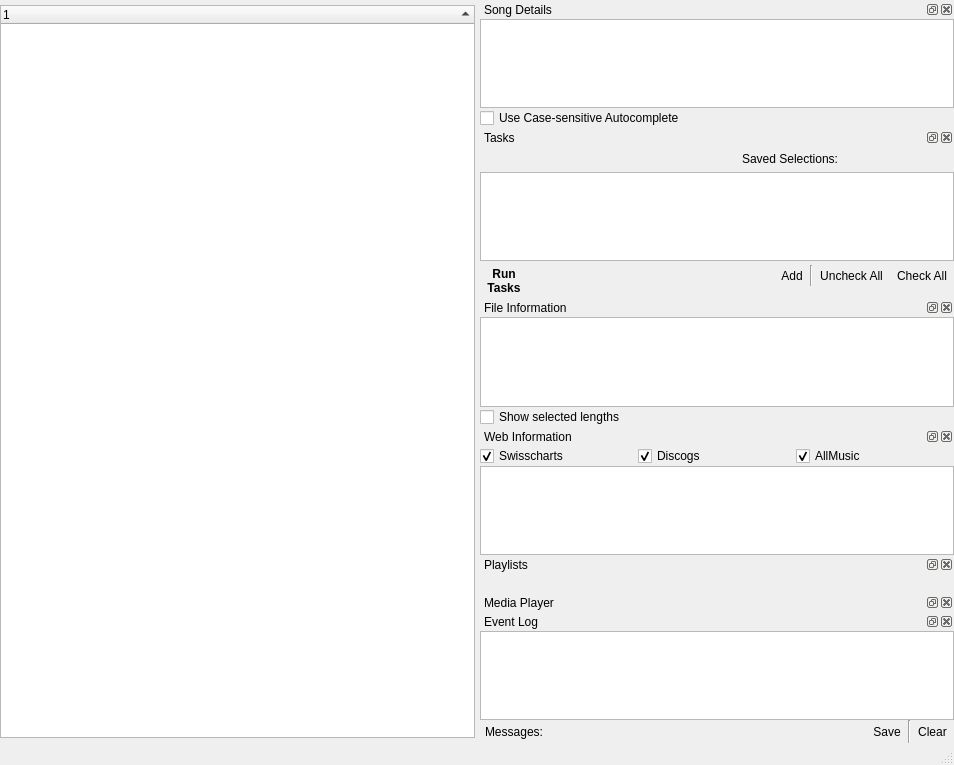
<?xml version="1.0" encoding="UTF-8"?>
<ui version="4.0">
 <class>QUMainWindow</class>
 <widget class="QMainWindow" name="QUMainWindow">
  <property name="geometry">
   <rect>
    <x>0</x>
    <y>0</y>
    <width>954</width>
    <height>765</height>
   </rect>
  </property>
  <property name="minimumSize">
   <size>
    <width>954</width>
    <height>0</height>
   </size>
  </property>
  <property name="acceptDrops">
   <bool>false</bool>
  </property>
  <property name="windowTitle">
   <string>S</string>
  </property>
  <property name="windowIcon">
   <iconset resource="resources/UltraStar-Manager.qrc">
    <normaloff>:/icons/UltraStar-Manager16.png</normaloff>:/icons/UltraStar-Manager16.png</iconset>
  </property>
  <widget class="QWidget" name="centralwidget">
   <layout class="QHBoxLayout" name="horizontalLayout_4">
    <property name="spacing">
     <number>5</number>
    </property>
    <property name="leftMargin">
     <number>0</number>
    </property>
    <property name="topMargin">
     <number>0</number>
    </property>
    <property name="rightMargin">
     <number>0</number>
    </property>
    <property name="bottomMargin">
     <number>0</number>
    </property>
    <item>
     <layout class="QVBoxLayout" name="treeLayout">
      <property name="spacing">
       <number>5</number>
      </property>
      <item>
       <widget class="QUFilterArea" name="filterArea" native="true"/>
      </item>
      <item>
       <widget class="QUSongTree" name="songTree">
        <property name="sizePolicy">
         <sizepolicy hsizetype="Expanding" vsizetype="Expanding">
          <horstretch>0</horstretch>
          <verstretch>0</verstretch>
         </sizepolicy>
        </property>
        <property name="contextMenuPolicy">
         <enum>Qt::CustomContextMenu</enum>
        </property>
        <property name="acceptDrops">
         <bool>true</bool>
        </property>
        <property name="dragEnabled">
         <bool>false</bool>
        </property>
        <property name="dragDropMode">
         <enum>QAbstractItemView::DropOnly</enum>
        </property>
        <property name="alternatingRowColors">
         <bool>true</bool>
        </property>
        <property name="selectionMode">
         <enum>QAbstractItemView::ExtendedSelection</enum>
        </property>
        <property name="selectionBehavior">
         <enum>QAbstractItemView::SelectRows</enum>
        </property>
        <property name="uniformRowHeights">
         <bool>true</bool>
        </property>
        <property name="sortingEnabled">
         <bool>true</bool>
        </property>
        <property name="animated">
         <bool>false</bool>
        </property>
        <property name="allColumnsShowFocus">
         <bool>false</bool>
        </property>
        <attribute name="headerDefaultSectionSize">
         <number>27</number>
        </attribute>
        <attribute name="headerMinimumSectionSize">
         <number>27</number>
        </attribute>
        <column>
         <property name="text">
          <string notr="true">1</string>
         </property>
        </column>
       </widget>
      </item>
      <item>
       <widget class="QUMontyArea" name="montyArea" native="true"/>
      </item>
     </layout>
    </item>
    <item>
     <layout class="QVBoxLayout" name="dockLayout">
      <property name="spacing">
       <number>0</number>
      </property>
      <item>
       <widget class="QDockWidget" name="detailsDock">
        <property name="windowTitle">
         <string>Song Details</string>
        </property>
        <widget class="QWidget" name="dockWidgetContents">
         <layout class="QVBoxLayout">
          <property name="spacing">
           <number>0</number>
          </property>
          <property name="leftMargin">
           <number>0</number>
          </property>
          <property name="topMargin">
           <number>0</number>
          </property>
          <property name="rightMargin">
           <number>0</number>
          </property>
          <property name="bottomMargin">
           <number>0</number>
          </property>
          <item>
           <widget class="QUDetailsTable" name="detailsTable">
            <property name="sizePolicy">
             <sizepolicy hsizetype="Preferred" vsizetype="Expanding">
              <horstretch>0</horstretch>
              <verstretch>0</verstretch>
             </sizepolicy>
            </property>
            <property name="minimumSize">
             <size>
              <width>100</width>
              <height>0</height>
             </size>
            </property>
            <property name="baseSize">
             <size>
              <width>100</width>
              <height>0</height>
             </size>
            </property>
            <property name="editTriggers">
             <set>QAbstractItemView::AnyKeyPressed|QAbstractItemView::DoubleClicked|QAbstractItemView::EditKeyPressed</set>
            </property>
            <property name="showDropIndicator" stdset="0">
             <bool>true</bool>
            </property>
            <property name="alternatingRowColors">
             <bool>false</bool>
            </property>
            <property name="selectionMode">
             <enum>QAbstractItemView::SingleSelection</enum>
            </property>
            <property name="selectionBehavior">
             <enum>QAbstractItemView::SelectRows</enum>
            </property>
            <property name="showGrid">
             <bool>false</bool>
            </property>
            <property name="gridStyle">
             <enum>Qt::DashLine</enum>
            </property>
            <property name="wordWrap">
             <bool>false</bool>
            </property>
            <property name="cornerButtonEnabled">
             <bool>false</bool>
            </property>
           </widget>
          </item>
          <item>
           <widget class="QCheckBox" name="completerChk">
            <property name="toolTip">
             <string>If checked, the auto-completion considers the case of the input.</string>
            </property>
            <property name="text">
             <string>Use Case-sensitive Autocomplete</string>
            </property>
           </widget>
          </item>
         </layout>
        </widget>
       </widget>
      </item>
      <item>
       <widget class="QDockWidget" name="tasksDock">
        <property name="windowTitle">
         <string>Tasks</string>
        </property>
        <widget class="QWidget" name="dockWidgetContents_2">
         <layout class="QVBoxLayout">
          <property name="spacing">
           <number>2</number>
          </property>
          <property name="leftMargin">
           <number>0</number>
          </property>
          <property name="topMargin">
           <number>0</number>
          </property>
          <property name="rightMargin">
           <number>0</number>
          </property>
          <property name="bottomMargin">
           <number>0</number>
          </property>
          <item>
           <layout class="QHBoxLayout">
            <property name="spacing">
             <number>5</number>
            </property>
            <item>
             <spacer name="horizontalSpacer_2">
              <property name="orientation">
               <enum>Qt::Horizontal</enum>
              </property>
              <property name="sizeHint" stdset="0">
               <size>
                <width>40</width>
                <height>20</height>
               </size>
              </property>
             </spacer>
            </item>
            <item>
             <widget class="QLabel" name="label">
              <property name="text">
               <string>Saved Selections:</string>
              </property>
             </widget>
            </item>
            <item>
             <widget class="QToolButton" name="tasksSlot1Btn">
              <property name="text">
               <string notr="true"/>
              </property>
              <property name="icon">
               <iconset resource="resources/UltraStar-Manager.qrc">
                <normaloff>:/marks/flag_blue.png</normaloff>:/marks/flag_blue.png</iconset>
              </property>
              <property name="checkable">
               <bool>true</bool>
              </property>
              <property name="autoExclusive">
               <bool>true</bool>
              </property>
              <property name="autoRaise">
               <bool>true</bool>
              </property>
             </widget>
            </item>
            <item>
             <widget class="QToolButton" name="tasksSlot2Btn">
              <property name="text">
               <string notr="true"/>
              </property>
              <property name="icon">
               <iconset resource="resources/UltraStar-Manager.qrc">
                <normaloff>:/marks/flag_green.png</normaloff>:/marks/flag_green.png</iconset>
              </property>
              <property name="checkable">
               <bool>true</bool>
              </property>
              <property name="autoExclusive">
               <bool>true</bool>
              </property>
              <property name="autoRaise">
               <bool>true</bool>
              </property>
             </widget>
            </item>
            <item>
             <widget class="QToolButton" name="tasksSlot3Btn">
              <property name="text">
               <string notr="true"/>
              </property>
              <property name="icon">
               <iconset resource="resources/UltraStar-Manager.qrc">
                <normaloff>:/marks/flag_yellow.png</normaloff>:/marks/flag_yellow.png</iconset>
              </property>
              <property name="checkable">
               <bool>true</bool>
              </property>
              <property name="autoExclusive">
               <bool>true</bool>
              </property>
              <property name="autoRaise">
               <bool>true</bool>
              </property>
             </widget>
            </item>
            <item>
             <widget class="QToolButton" name="tasksSlot4Btn">
              <property name="text">
               <string notr="true"/>
              </property>
              <property name="icon">
               <iconset resource="resources/UltraStar-Manager.qrc">
                <normaloff>:/marks/flag_red.png</normaloff>:/marks/flag_red.png</iconset>
              </property>
              <property name="checkable">
               <bool>true</bool>
              </property>
              <property name="autoExclusive">
               <bool>true</bool>
              </property>
              <property name="autoRaise">
               <bool>true</bool>
              </property>
             </widget>
            </item>
           </layout>
          </item>
          <item>
           <widget class="QUTaskList" name="taskList">
            <property name="sizePolicy">
             <sizepolicy hsizetype="Expanding" vsizetype="Expanding">
              <horstretch>0</horstretch>
              <verstretch>0</verstretch>
             </sizepolicy>
            </property>
            <property name="editTriggers">
             <set>QAbstractItemView::NoEditTriggers</set>
            </property>
            <property name="alternatingRowColors">
             <bool>false</bool>
            </property>
            <property name="selectionMode">
             <enum>QAbstractItemView::SingleSelection</enum>
            </property>
           </widget>
          </item>
          <item>
           <layout class="QHBoxLayout">
            <property name="spacing">
             <number>5</number>
            </property>
            <property name="leftMargin">
             <number>0</number>
            </property>
            <property name="rightMargin">
             <number>0</number>
            </property>
            <property name="bottomMargin">
             <number>0</number>
            </property>
            <item>
             <widget class="QToolButton" name="taskBtn">
              <property name="font">
               <font>
                <weight>75</weight>
                <bold>true</bold>
               </font>
              </property>
              <property name="toolTip">
               <string>Apply all checked tasks to all selected songs. (Ctrl+R)</string>
              </property>
              <property name="text">
               <string>Run
Tasks</string>
              </property>
              <property name="icon">
               <iconset resource="resources/UltraStar-Manager.qrc">
                <normaloff>:/control/play32.png</normaloff>:/control/play32.png</iconset>
              </property>
              <property name="iconSize">
               <size>
                <width>32</width>
                <height>32</height>
               </size>
              </property>
              <property name="shortcut">
               <string>Ctrl+R</string>
              </property>
              <property name="toolButtonStyle">
               <enum>Qt::ToolButtonTextBesideIcon</enum>
              </property>
              <property name="autoRaise">
               <bool>true</bool>
              </property>
             </widget>
            </item>
            <item>
             <spacer>
              <property name="orientation">
               <enum>Qt::Horizontal</enum>
              </property>
              <property name="sizeHint" stdset="0">
               <size>
                <width>40</width>
                <height>20</height>
               </size>
              </property>
             </spacer>
            </item>
            <item>
             <layout class="QVBoxLayout">
              <property name="spacing">
               <number>0</number>
              </property>
              <item>
               <layout class="QHBoxLayout">
                <property name="spacing">
                 <number>0</number>
                </property>
                <item>
                 <widget class="QToolButton" name="addTaskBtn">
                  <property name="text">
                   <string>Add</string>
                  </property>
                  <property name="icon">
                   <iconset resource="resources/UltraStar-Manager.qrc">
                    <normaloff>:/marks/add.png</normaloff>:/marks/add.png</iconset>
                  </property>
                  <property name="toolButtonStyle">
                   <enum>Qt::ToolButtonTextBesideIcon</enum>
                  </property>
                  <property name="autoRaise">
                   <bool>true</bool>
                  </property>
                  <property name="arrowType">
                   <enum>Qt::NoArrow</enum>
                  </property>
                 </widget>
                </item>
                <item>
                 <widget class="Line" name="line">
                  <property name="orientation">
                   <enum>Qt::Vertical</enum>
                  </property>
                 </widget>
                </item>
                <item>
                 <widget class="QToolButton" name="noTasksBtn">
                  <property name="toolTip">
                   <string>Uncheck all tasks</string>
                  </property>
                  <property name="text">
                   <string>Uncheck All</string>
                  </property>
                  <property name="icon">
                   <iconset resource="resources/UltraStar-Manager.qrc">
                    <normaloff>:/control/uncheck_tasks.png</normaloff>:/control/uncheck_tasks.png</iconset>
                  </property>
                  <property name="autoRaise">
                   <bool>true</bool>
                  </property>
                 </widget>
                </item>
                <item>
                 <widget class="QToolButton" name="allTasksBtn">
                  <property name="toolTip">
                   <string>Check all tasks</string>
                  </property>
                  <property name="text">
                   <string>Check All</string>
                  </property>
                  <property name="icon">
                   <iconset resource="resources/UltraStar-Manager.qrc">
                    <normaloff>:/control/check_tasks.png</normaloff>:/control/check_tasks.png</iconset>
                  </property>
                  <property name="toolButtonStyle">
                   <enum>Qt::ToolButtonIconOnly</enum>
                  </property>
                  <property name="autoRaise">
                   <bool>true</bool>
                  </property>
                 </widget>
                </item>
               </layout>
              </item>
              <item>
               <spacer>
                <property name="orientation">
                 <enum>Qt::Vertical</enum>
                </property>
                <property name="sizeType">
                 <enum>QSizePolicy::Minimum</enum>
                </property>
                <property name="sizeHint" stdset="0">
                 <size>
                  <width>20</width>
                  <height>10</height>
                 </size>
                </property>
               </spacer>
              </item>
             </layout>
            </item>
           </layout>
          </item>
         </layout>
        </widget>
       </widget>
      </item>
      <item>
       <widget class="QDockWidget" name="previewDock">
        <property name="windowTitle">
         <string>File Information</string>
        </property>
        <widget class="QWidget" name="dockWidgetContents_4">
         <layout class="QVBoxLayout" name="verticalLayout">
          <property name="spacing">
           <number>0</number>
          </property>
          <property name="leftMargin">
           <number>0</number>
          </property>
          <property name="topMargin">
           <number>0</number>
          </property>
          <property name="rightMargin">
           <number>0</number>
          </property>
          <property name="bottomMargin">
           <number>0</number>
          </property>
          <item>
           <widget class="QUPreviewTree" name="previewTree">
            <property name="textElideMode">
             <enum>Qt::ElideRight</enum>
            </property>
            <attribute name="headerVisible">
             <bool>false</bool>
            </attribute>
            <column>
             <property name="text">
              <string>1</string>
             </property>
            </column>
           </widget>
          </item>
          <item>
           <widget class="QCheckBox" name="calculateTimeChk">
            <property name="text">
             <string>Show selected lengths</string>
            </property>
           </widget>
          </item>
         </layout>
        </widget>
       </widget>
      </item>
      <item>
       <widget class="QDockWidget" name="webInfoDock">
        <property name="windowTitle">
         <string>Web Information</string>
        </property>
        <widget class="QWidget" name="dockWidgetContents_7">
         <layout class="QVBoxLayout" name="verticalLayout_3">
          <property name="spacing">
           <number>0</number>
          </property>
          <property name="leftMargin">
           <number>0</number>
          </property>
          <property name="topMargin">
           <number>0</number>
          </property>
          <property name="rightMargin">
           <number>0</number>
          </property>
          <property name="bottomMargin">
           <number>0</number>
          </property>
          <item>
           <layout class="QHBoxLayout" name="horizontalLayout_6">
            <property name="topMargin">
             <number>0</number>
            </property>
            <item>
             <widget class="QCheckBox" name="swisschartsChk">
              <property name="text">
               <string>Swisscharts</string>
              </property>
              <property name="icon">
               <iconset resource="resources/UltraStar-Manager.qrc">
                <normaloff>:/faviconSwissCharts.ico</normaloff>:/faviconSwissCharts.ico</iconset>
              </property>
              <property name="iconSize">
               <size>
                <width>12</width>
                <height>12</height>
               </size>
              </property>
              <property name="checked">
               <bool>true</bool>
              </property>
             </widget>
            </item>
            <item>
             <widget class="QCheckBox" name="discogsChk">
              <property name="text">
               <string>Discogs</string>
              </property>
              <property name="icon">
               <iconset resource="resources/UltraStar-Manager.qrc">
                <normaloff>:/faviconDiscogs.ico</normaloff>:/faviconDiscogs.ico</iconset>
              </property>
              <property name="iconSize">
               <size>
                <width>12</width>
                <height>12</height>
               </size>
              </property>
              <property name="checked">
               <bool>true</bool>
              </property>
             </widget>
            </item>
            <item>
             <widget class="QCheckBox" name="allmusicChk">
              <property name="text">
               <string>AllMusic</string>
              </property>
              <property name="icon">
               <iconset resource="resources/UltraStar-Manager.qrc">
                <normaloff>:/faviconAllMusic.ico</normaloff>:/faviconAllMusic.ico</iconset>
              </property>
              <property name="iconSize">
               <size>
                <width>12</width>
                <height>12</height>
               </size>
              </property>
              <property name="checked">
               <bool>true</bool>
              </property>
             </widget>
            </item>
           </layout>
          </item>
          <item>
           <widget class="QUWebInfoTree" name="webInfoTree">
            <property name="textElideMode">
             <enum>Qt::ElideRight</enum>
            </property>
            <property name="columnCount">
             <number>3</number>
            </property>
            <attribute name="headerVisible">
             <bool>false</bool>
            </attribute>
            <attribute name="headerCascadingSectionResizes">
             <bool>true</bool>
            </attribute>
            <column>
             <property name="text">
              <string notr="true">1</string>
             </property>
            </column>
            <column>
             <property name="text">
              <string notr="true">2</string>
             </property>
            </column>
            <column>
             <property name="text">
              <string notr="true">3</string>
             </property>
            </column>
           </widget>
          </item>
         </layout>
        </widget>
       </widget>
      </item>
      <item>
       <widget class="QDockWidget" name="playlistDock">
        <property name="minimumSize">
         <size>
          <width>80</width>
          <height>38</height>
         </size>
        </property>
        <property name="toolTip">
         <string/>
        </property>
        <property name="windowTitle">
         <string>Playlists</string>
        </property>
        <widget class="QWidget" name="dockWidgetContents_5">
         <layout class="QHBoxLayout" name="horizontalLayout">
          <property name="spacing">
           <number>0</number>
          </property>
          <property name="leftMargin">
           <number>0</number>
          </property>
          <property name="topMargin">
           <number>0</number>
          </property>
          <property name="rightMargin">
           <number>0</number>
          </property>
          <property name="bottomMargin">
           <number>0</number>
          </property>
          <item>
           <widget class="QUPlaylistArea" name="playlistArea" native="true"/>
          </item>
         </layout>
        </widget>
       </widget>
      </item>
      <item>
       <widget class="QDockWidget" name="mediaPlayerDock">
        <property name="windowTitle">
         <string>Media Player</string>
        </property>
        <widget class="QWidget" name="dockWidgetContents_6">
         <layout class="QVBoxLayout" name="verticalLayout_2">
          <property name="spacing">
           <number>0</number>
          </property>
          <property name="leftMargin">
           <number>0</number>
          </property>
          <property name="topMargin">
           <number>0</number>
          </property>
          <property name="rightMargin">
           <number>0</number>
          </property>
          <property name="bottomMargin">
           <number>0</number>
          </property>
          <item>
           <widget class="QUMediaPlayer" name="mediaplayer" native="true"/>
          </item>
         </layout>
        </widget>
       </widget>
      </item>
      <item>
       <widget class="QDockWidget" name="eventsDock">
        <property name="windowTitle">
         <string>Event Log</string>
        </property>
        <widget class="QWidget" name="dockWidgetContents_3">
         <layout class="QVBoxLayout">
          <property name="spacing">
           <number>0</number>
          </property>
          <property name="leftMargin">
           <number>0</number>
          </property>
          <property name="topMargin">
           <number>0</number>
          </property>
          <property name="rightMargin">
           <number>0</number>
          </property>
          <property name="bottomMargin">
           <number>0</number>
          </property>
          <item>
           <widget class="QListWidget" name="log">
            <property name="sizePolicy">
             <sizepolicy hsizetype="Preferred" vsizetype="Preferred">
              <horstretch>0</horstretch>
              <verstretch>0</verstretch>
             </sizepolicy>
            </property>
            <property name="maximumSize">
             <size>
              <width>16777215</width>
              <height>16777215</height>
             </size>
            </property>
            <property name="palette">
             <palette>
              <active>
               <colorrole role="Base">
                <brush brushstyle="SolidPattern">
                 <color alpha="255">
                  <red>255</red>
                  <green>255</green>
                  <blue>255</blue>
                 </color>
                </brush>
               </colorrole>
              </active>
              <inactive>
               <colorrole role="Base">
                <brush brushstyle="SolidPattern">
                 <color alpha="255">
                  <red>255</red>
                  <green>255</green>
                  <blue>255</blue>
                 </color>
                </brush>
               </colorrole>
              </inactive>
              <disabled>
               <colorrole role="Base">
                <brush brushstyle="SolidPattern">
                 <color alpha="255">
                  <red>212</red>
                  <green>208</green>
                  <blue>200</blue>
                 </color>
                </brush>
               </colorrole>
              </disabled>
             </palette>
            </property>
            <property name="selectionMode">
             <enum>QAbstractItemView::ContiguousSelection</enum>
            </property>
            <property name="selectionBehavior">
             <enum>QAbstractItemView::SelectRows</enum>
            </property>
            <property name="isWrapping" stdset="0">
             <bool>false</bool>
            </property>
            <property name="wordWrap">
             <bool>false</bool>
            </property>
           </widget>
          </item>
          <item>
           <layout class="QHBoxLayout" name="horizontalLayout_5">
            <property name="spacing">
             <number>0</number>
            </property>
            <property name="sizeConstraint">
             <enum>QLayout::SetDefaultConstraint</enum>
            </property>
            <property name="leftMargin">
             <number>0</number>
            </property>
            <property name="topMargin">
             <number>0</number>
            </property>
            <item>
             <layout class="QHBoxLayout" name="horizontalLayout_3">
              <property name="spacing">
               <number>5</number>
              </property>
              <property name="leftMargin">
               <number>5</number>
              </property>
              <property name="rightMargin">
               <number>0</number>
              </property>
              <item>
               <widget class="QLabel" name="label_2">
                <property name="text">
                 <string>Messages:</string>
                </property>
                <property name="margin">
                 <number>0</number>
                </property>
               </widget>
              </item>
              <item>
               <layout class="QHBoxLayout" name="horizontalLayout_2">
                <property name="spacing">
                 <number>0</number>
                </property>
                <property name="rightMargin">
                 <number>0</number>
                </property>
                <item>
                 <widget class="QToolButton" name="showInfosBtn">
                  <property name="toolTip">
                   <string>Information</string>
                  </property>
                  <property name="text">
                   <string notr="true"/>
                  </property>
                  <property name="icon">
                   <iconset resource="resources/UltraStar-Manager.qrc">
                    <normaloff>:/marks/information.png</normaloff>:/marks/information.png</iconset>
                  </property>
                  <property name="checkable">
                   <bool>true</bool>
                  </property>
                  <property name="autoRaise">
                   <bool>true</bool>
                  </property>
                 </widget>
                </item>
                <item>
                 <widget class="QToolButton" name="showHelpBtn">
                  <property name="toolTip">
                   <string>Hints and tips</string>
                  </property>
                  <property name="text">
                   <string notr="true"/>
                  </property>
                  <property name="icon">
                   <iconset resource="resources/UltraStar-Manager.qrc">
                    <normaloff>:/marks/help.png</normaloff>:/marks/help.png</iconset>
                  </property>
                  <property name="checkable">
                   <bool>true</bool>
                  </property>
                  <property name="autoRaise">
                   <bool>true</bool>
                  </property>
                 </widget>
                </item>
                <item>
                 <widget class="QToolButton" name="showSaveHintsBtn">
                  <property name="toolTip">
                   <string>Save hints</string>
                  </property>
                  <property name="text">
                   <string notr="true"/>
                  </property>
                  <property name="icon">
                   <iconset resource="resources/UltraStar-Manager.qrc">
                    <normaloff>:/marks/disk.png</normaloff>:/marks/disk.png</iconset>
                  </property>
                  <property name="checkable">
                   <bool>true</bool>
                  </property>
                  <property name="autoRaise">
                   <bool>true</bool>
                  </property>
                 </widget>
                </item>
                <item>
                 <widget class="QToolButton" name="showWarningsBtn">
                  <property name="toolTip">
                   <string>Warnings</string>
                  </property>
                  <property name="text">
                   <string notr="true"/>
                  </property>
                  <property name="icon">
                   <iconset resource="resources/UltraStar-Manager.qrc">
                    <normaloff>:/marks/error.png</normaloff>:/marks/error.png</iconset>
                  </property>
                  <property name="checkable">
                   <bool>true</bool>
                  </property>
                  <property name="autoRaise">
                   <bool>true</bool>
                  </property>
                 </widget>
                </item>
                <item>
                 <widget class="QToolButton" name="showErrorsBtn">
                  <property name="toolTip">
                   <string>Errors</string>
                  </property>
                  <property name="text">
                   <string notr="true"/>
                  </property>
                  <property name="icon">
                   <iconset resource="resources/UltraStar-Manager.qrc">
                    <normaloff>:/marks/cancel.png</normaloff>:/marks/cancel.png</iconset>
                  </property>
                  <property name="checkable">
                   <bool>true</bool>
                  </property>
                  <property name="autoRaise">
                   <bool>true</bool>
                  </property>
                 </widget>
                </item>
               </layout>
              </item>
             </layout>
            </item>
            <item>
             <spacer name="horizontalSpacer">
              <property name="orientation">
               <enum>Qt::Horizontal</enum>
              </property>
              <property name="sizeHint" stdset="0">
               <size>
                <width>40</width>
                <height>20</height>
               </size>
              </property>
             </spacer>
            </item>
            <item>
             <widget class="QToolButton" name="logSaveBtn">
              <property name="text">
               <string>Save</string>
              </property>
              <property name="icon">
               <iconset resource="resources/UltraStar-Manager.qrc">
                <normaloff>:/control/save.png</normaloff>:/control/save.png</iconset>
              </property>
              <property name="toolButtonStyle">
               <enum>Qt::ToolButtonTextBesideIcon</enum>
              </property>
              <property name="autoRaise">
               <bool>true</bool>
              </property>
             </widget>
            </item>
            <item>
             <widget class="Line" name="line_2">
              <property name="orientation">
               <enum>Qt::Vertical</enum>
              </property>
             </widget>
            </item>
            <item>
             <widget class="QToolButton" name="logClearBtn">
              <property name="text">
               <string>Clear</string>
              </property>
              <property name="icon">
               <iconset resource="resources/UltraStar-Manager.qrc">
                <normaloff>:/control/bin.png</normaloff>:/control/bin.png</iconset>
              </property>
              <property name="toolButtonStyle">
               <enum>Qt::ToolButtonIconOnly</enum>
              </property>
              <property name="autoRaise">
               <bool>true</bool>
              </property>
             </widget>
            </item>
           </layout>
          </item>
         </layout>
        </widget>
       </widget>
      </item>
     </layout>
    </item>
   </layout>
  </widget>
  <widget class="QMenuBar" name="menubar">
   <property name="geometry">
    <rect>
     <x>0</x>
     <y>0</y>
     <width>954</width>
     <height>21</height>
    </rect>
   </property>
  </widget>
  <widget class="QStatusBar" name="statusbar"/>
 </widget>
 <customwidgets>
  <customwidget>
   <class>QUMontyArea</class>
   <extends>QWidget</extends>
   <header>QUMontyArea.h</header>
   <container>1</container>
  </customwidget>
  <customwidget>
   <class>QUTaskList</class>
   <extends>QListWidget</extends>
   <header>QUTaskList.h</header>
  </customwidget>
  <customwidget>
   <class>QUDetailsTable</class>
   <extends>QTableWidget</extends>
   <header>QUDetailsTable.h</header>
  </customwidget>
  <customwidget>
   <class>QUSongTree</class>
   <extends>QTreeWidget</extends>
   <header>QUSongTree.h</header>
  </customwidget>
  <customwidget>
   <class>QUPreviewTree</class>
   <extends>QTreeWidget</extends>
   <header>QUPreviewTree.h</header>
  </customwidget>
  <customwidget>
   <class>QUPlaylistArea</class>
   <extends>QWidget</extends>
   <header>QUPlaylistArea.h</header>
   <container>1</container>
  </customwidget>
  <customwidget>
   <class>QUFilterArea</class>
   <extends>QWidget</extends>
   <header>QUFilterArea.h</header>
   <container>1</container>
  </customwidget>
  <customwidget>
   <class>QUMediaPlayer</class>
   <extends>QWidget</extends>
   <header>QUMediaPlayer.h</header>
   <container>1</container>
  </customwidget>
  <customwidget>
   <class>QUWebInfoTree</class>
   <extends>QTreeWidget</extends>
   <header>QUWebInfoTree.h</header>
  </customwidget>
 </customwidgets>
 <resources>
  <include location="resources/UltraStar-Manager.qrc"/>
 </resources>
 <connections/>
</ui>
